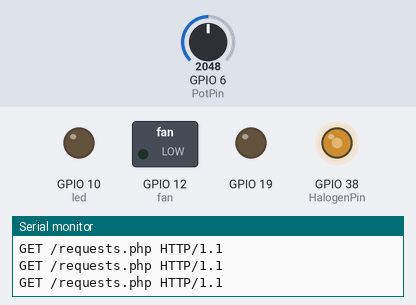
Bench run of a sketch on a simulated ESP32-S3. Parts: switched loads named in the sketch (green lamp = pin HIGH), output pins drawn as LEDs (lit = HIGH), the last lines printed to the serial monitor. The test bench sets the inputs (shaded band); at power-on: GPIO 6 (PotPin) = 2048. WiFi joins after 1.5 s; servers stay silent unless stated; uploads are accepted with an empty reply.

Above: at 2.7 s.
2.8 s: GPIO 6 (PotPin) set to 2866
At 3.6 s:
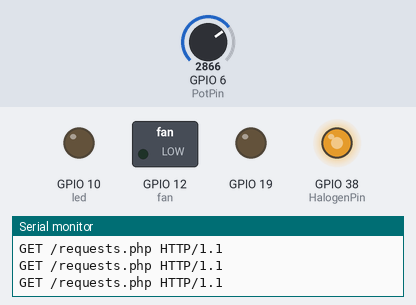
4.3 s: GPIO 6 (PotPin) set to 1228
At 5.5 s:
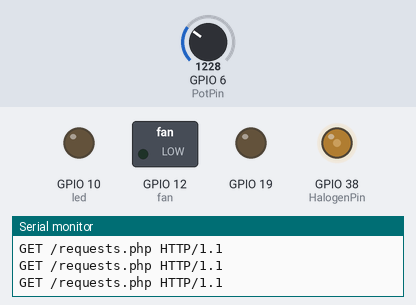
5.9 s: GPIO 6 (PotPin) set to 2047
At 7.4 s:
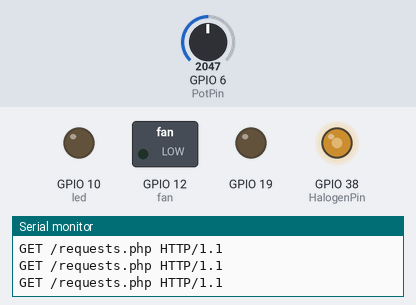
Timing chart, 0 to 8.9 s (numbered marks = the images above; inputs shaded):
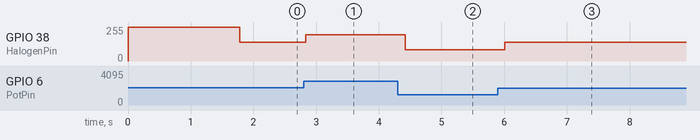

The sketch:

WiFiWebClient.ino
```cpp
#ifndef __CC3200R1M1RGC__
// Do not include SPI for CC3200 LaunchPad
#include <SPI.h>
#endif
#include <WiFi.h>

#define PotPin 6
#define HalogenPin 38


// your network name also called SSID
char ssid[] = "AIRTIES-GUEST";
// your network password
char password[] = "wirelesslife";

int potValue;
int potValuePrev;

// if you don't want to use DNS (and reduce your sketch size)
// use the numeric IP instead of the name for the server:
//IPAddress server(50,62,217,1);  // numeric IP for Google (no DNS)
char server[] = "cis450.com";    // name address for Google (using DNS)

// Initialize the Ethernet client library
// with the IP address and port of the server
// that you want to connect to (port 80 is default for HTTP):
WiFiClient client;

int moduleToNum(char *module) {

  if (strcmp(module,"FxHit4thSA")==0) {
    return 1;
  } else if (strcmp(module,"6LkEwn2IXM")==0) {
    return 4;
  } else if (strcmp(module,"ZRx0iKWXuM")==0) {
    return 5;
  } else if (strcmp(module,"0JEBuCn7WL")==0) {
    return 7;
  }
}

int numToPin(int num) {
  Serial.println("!!!!**");
    Serial.println(num);
      Serial.println("!!!!**");

  if (num==1) {
    return 38;
  } else if (num==3) {
    return 6;
  } else if (num==4) {
    return 12;
  } else if (num==7) {
    return 10;
  }
}

void printWifiStatus() {
  // print the SSID of the network you're attached to:
  Serial.print("SSID: ");
  Serial.println(WiFi.SSID());

  // print your WiFi shield's IP address:
  IPAddress ip = WiFi.localIP();
  Serial.print("IP Address: ");
  Serial.println(ip);

  // print the received signal strength:
  long rssi = WiFi.RSSI();
  Serial.print("signal strength (RSSI):");
  Serial.print(rssi);
  Serial.println(" dBm");
}

void connection(char *r) {
  if (client.connect(server, 80)) {
    // Make a HTTP request:
    char req[80];
    bzero(req, 80);
    strcat(req,"GET /");
    strcat(req,r);
    strcat(req," HTTP/1.1");
    client.println(req);
    Serial.println(req);
    client.println("Host: cis450.com");
    client.println("Connection: close");
    client.println();
  }
}

void setup() {
  Serial.println("starting");
  //Initialize serial and wait for port to open:
  Serial.begin(115200);

  pinMode(19, OUTPUT);
  pinMode(12, OUTPUT); //fan
  pinMode(10, OUTPUT); //led
  pinMode(38, OUTPUT); //lamp

  digitalWrite(12,LOW);
  digitalWrite(10,LOW);
  analogWrite(38,300);


  // attempt to connect to Wifi network:
  Serial.print("Attempting to connect to Network named: ");
  // print the network name (SSID);
  Serial.println(ssid);
  // Connect to WPA/WPA2 network. Change this line if using open or WEP network:
  WiFi.begin(ssid, password);
  while ( WiFi.status() != WL_CONNECTED) {
    // print dots while we wait to connect
    Serial.print(".");
    delay(300);
  }

  Serial.println("\nYou're connected to the network");
  Serial.println("Waiting for an ip address");

  while (WiFi.localIP() == INADDR_NONE) {
    // print dots while we wait for an ip addresss
    Serial.print(".");
    delay(300);
  }

  Serial.println("\nIP Address obtained");
  printWifiStatus();

  Serial.println("\nStarting connection to server...");
  // if you get a connection, report back via serial:

}

void HalogenLamp() {
  potValue = analogRead(PotPin) * (70.0 /1023) ;
  if (abs(potValue - potValuePrev) > 10) {
    analogWrite(HalogenPin, potValue);
  }

}

void event(char *command, char *module, char *url, char *isAnalog) {
  int pin = numToPin(moduleToNum(module));
  int num;
  if (strcmp(command,"on")==0) {
    Serial.println("ON!!!!");
    num = 1;
  } else if (strcmp(command,"off")==0) {
    Serial.println("OFF!!!!");
    num = 0;
  }

  if (isAnalog[0]=='t') {
    if (num==1) {
      applyAnalog(pin, 0);
    } else {
      applyAnalog(pin, 300);
    }

  } else {
    applyDigital(pin, num);
  }

  connection(url);

}

void applyDigital(int pin, int num) {
  if (num==1) {
     digitalWrite(pin, HIGH);
  } else {
    digitalWrite(pin, LOW);
  }
}

void applyAnalog(int pin, int num) {
  potValuePrev = potValue;
  Serial.println(num);
  analogWrite(pin,num);
}

void echo() {
  // if there are incoming bytes available
  // from the server, read them and print them:

  char string[500];
  char *p;
  int i = 0;
  int j = 0;

  char *url;
  char *command;
  char *module;
  char *isAnalog;

  int isparsed = 0;

  bzero(string, 500);
  while (client.available()) {
    string[i] = client.read();
    i++;
  }

  p = strtok(string, "**");
  while(p != NULL) {
      if (j==1) {
        url = (char*)malloc(sizeof(char)*strlen(p)+1);
        strcpy(url,p);
      } else if (j==2) {
        command = (char*)malloc(sizeof(char)*strlen(p)+1);
        strcpy(command,p);
      } else if (j==3) {
        module = (char*)malloc(sizeof(char)*strlen(p)+1);
        strcpy(module,p);
      } else if (j==4) {
        isAnalog = (char*)malloc(sizeof(char)*strlen(p)+1);
        strcpy(isAnalog,p);
        isparsed = 1;
      }

      p = strtok(NULL, "**");
      j++;
  }


 if (isparsed) {
   event(command, module, url, isAnalog);
 }

 if (!client.connected()) {
    client.stop();
  }


  free(url);
  free(command);
  free(module);
  free(isAnalog);

  isparsed = 0;

}

void loop() {

  connection("requests.php");
  echo();

  HalogenLamp();


}
```

Measured:
- after the input at 2.8 s, GPIO 38 (HalogenPin): 140/255 → 196/255 at once
- after the input at 4.3 s, GPIO 38 (HalogenPin): 196/255 → 84/255 after 0.12 s
- after the input at 5.9 s, GPIO 38 (HalogenPin): 84/255 → 140/255 after 0.11 s
